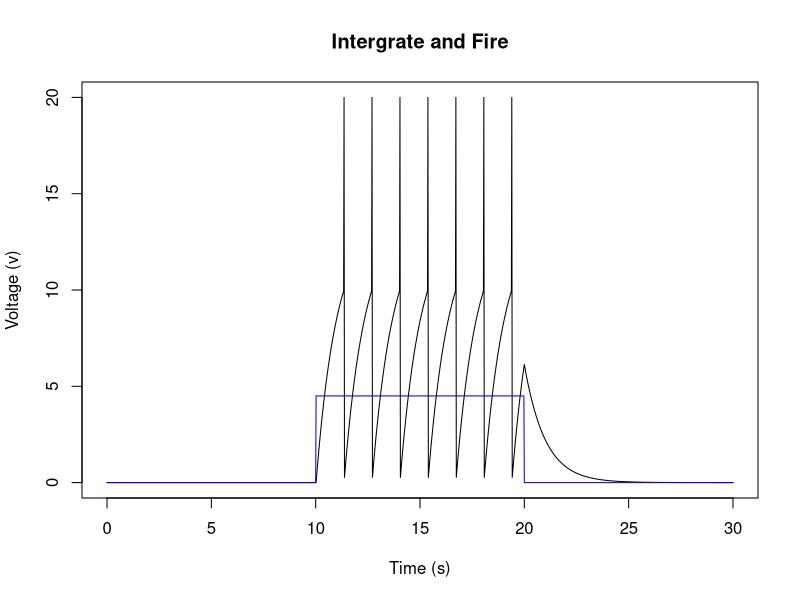

Write the R code that produced this figure.
#Values 
v<-0
I<-0
R<-3
dt<-0.02
tmax<-30

time<-c()
position<-c()
current<-c() 

#Intergrate Fire
for (t in seq(0, tmax, by = dt)) {
  dvdt <- -v + R*I
  v <- v +dvdt*dt
  
if(v>=10)v<-20
time <- c(time, t)
  position <- c(position, v)
  
if (t > 10 & t < 20) 
    I <- 4.5
  else 
    I <- 0
if(v==20) v<-0
current <- c(current, I)
}
#Graph Frictionless
plot(time, position,
     type = "l",
     xlab = "Time (s)",
     ylab = "Voltage (v)",
     main = "Intergrate and Fire")  
lines(time,current, col="blue")
